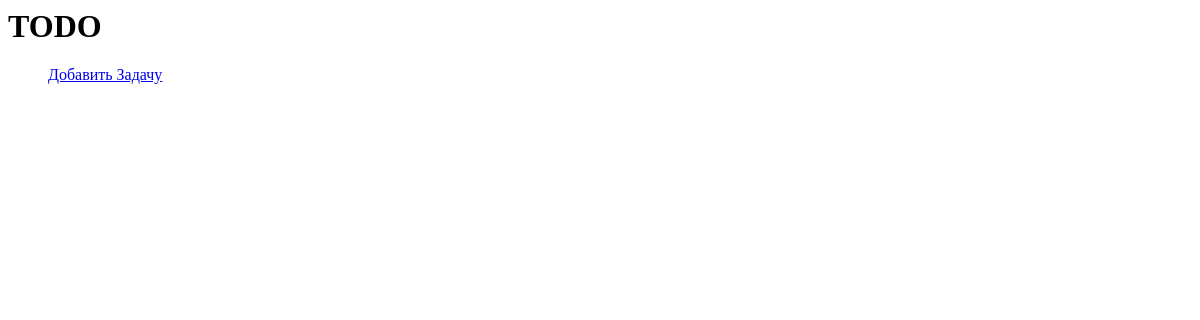
Page /todo_list/ on the earlier database version.
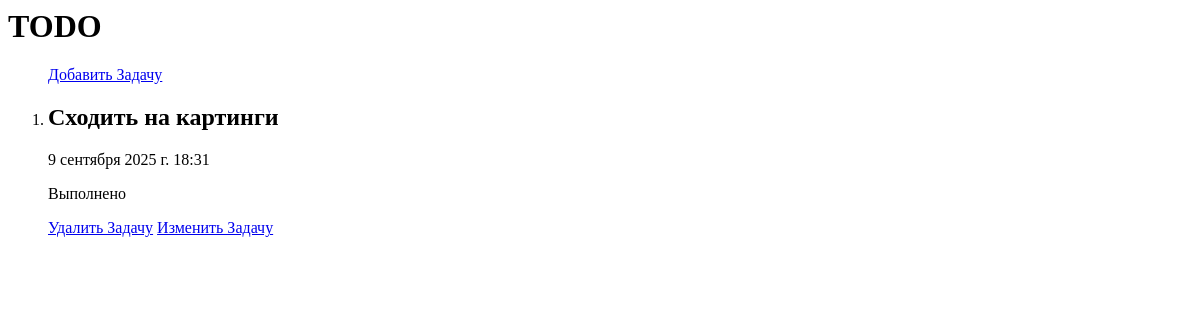
Same page on the later database version.
### todo/models.py (models this page shows, shortened)
class Todo(models.Model):
  CHOICE_TYPE = (
    ('Выполнено', 'Выполнено'),
    ('Не выполнено', 'Не выполнено')
  )
  title = models.CharField(max_length=100, verbose_name='напишите задачу')
  choice_type = models.CharField(max_length=100, verbose_name='выберите вариант',
                           choices=CHOICE_TYPE)
  created_at = models.DateTimeField(auto_now_add=True)

### todo/views.py (the view)
# urls.py: path('todo_list/', views.read_todo_view, name='todo_list'),
def read_todo_view(request):
  if request.method == 'GET':
    todo = models.Todo.objects.all().order_by('-id')
    context = {'todo': todo}
    return render(request, 'todo_list.html', context=context)

### templates/todo_list.html
<h1>TODO</h1>
<ol>
  <a href="{% url 'create_todo' %}">Добавить Задачу</a>
  {% for i in todo %}
  <li>
    <h2>{{ i.title }}</h2>
    <p>{{ i.created_at }}</p>
    <p>{{ i.choice_type }}</p>
    <a href="/delete_todo/{{i.id}}/">Удалить Задачу</a>
    <a href="/update_todo/{{i.id}}/">Изменить Задачу</a>
  </li>
  {% endfor %}
</ol>

Differences in the rows shown:
added Todo: title "Сходить на картинги", created_at "9 сентября 2025 г. 18:31", choice_type "Выполнено"
